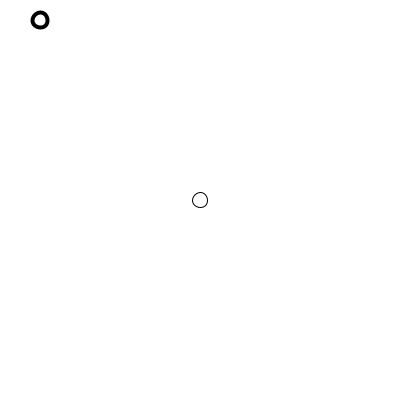
Frame 1 (no input)
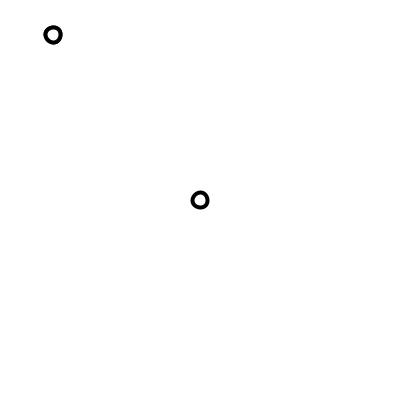
Frame 60 (the mouse pressed at the canvas centre just before this capture)
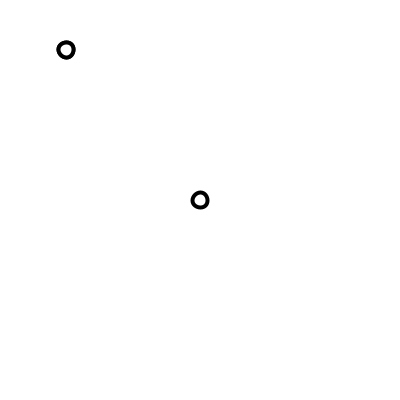
Frame 120 (the mouse held since frame 60 and released just before this capture)

The Processing sketch that drew these frames (run headless with seeded random() and noise(); from frame 60 on, the mouse is pressed at the canvas centre):

// Processing sketch: weeek07_5_halloween_decide_type1_dx_100_dy_10
// ── weeek07_5_halloween_decide_type1_dx_100_dy_10.pde
ArrayList<PVector> pt = new ArrayList<PVector>();///資料結構
void setup(){
  size(400,400);
  background(255);
}
float ghostX=40, ghostY=20;
void mouseDragged(){//按下滑鼠拖曳
  pt.add(new PVector(mouseX,mouseY));
}
void draw(){
  background(255);
  ellipse(200,200,15,15);
  ellipse(ghostX,ghostY,15,15);
  
  strokeWeight(4);//變粗
  float dpx=0, dpy=0;///要看p.x p2.x的差距, p.y p2.y的差距
  for (int i=0; i<pt.size()-1; i++){///累積移動量
    PVector p=pt.get(i) , p2 = pt.get(i+1);
    dpx += abs(p2.x - p.x);//累積x的移動量
    dpy += abs(p2.y - p.y);//累積y的移動量
  }
  if(dpx>100 && dpy<40) stroke(255,0,0);///超過了長度100type1紅色的橫線
  else if(dpx<40 && dpy>100) stroke(0,0,255);///畫直線超過100變藍色
  else stroke(0);//不是就黑色 
  for (int i=0; i<pt.size()-1; i++){///畫線
    PVector p=pt.get(i) , p2 = pt.get(i+1);
    line( p.x, p.y, p2.x, p2.y);
  }
  
  ellipse( ghostX, ghostY, 15, 15);//鬼
  float dx = 200-ghostX, dy = 200-ghostY, len=sqrt(dx*dx+dy*dy);
  ghostX += dx/ len/ 3;
  ghostY += dy/ len/ 3;
}
void mouseReleased(){
  for(int i=pt.size()-1;i>=0;i--){///到過來的for迴圈
    pt.remove(i);
  }
}
